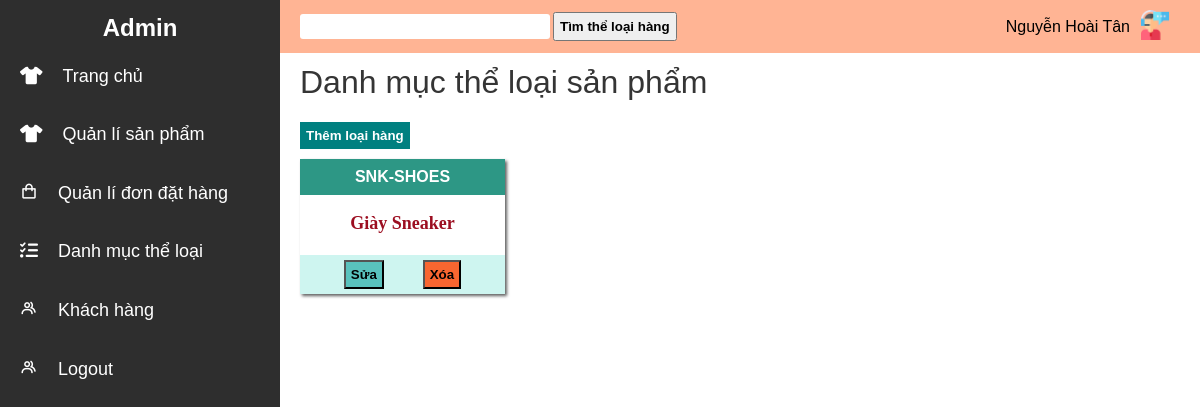
Page /Admin/controller/category/category.php (signed in) on the committed database.
### tables this page shows
CREATE TABLE `nhanvien` (
  `MSNV` varchar(50) NOT NULL,
  `HoTenNV` varchar(255) NOT NULL,
  `ChucVu` varchar(255) NOT NULL,
  `DiaChi` varchar(255) NOT NULL,
  `SoDienThoai` varchar(11) NOT NULL,
  `TKhoan` varchar(16) DEFAULT NULL
);

CREATE TABLE `loaihanghoa` (
  `MaLoaiHang` varchar(10) NOT NULL,
  `TenLoaiHang` varchar(255) NOT NULL
);

### Admin/controller/connectDb.php (called while the page is built, shortened)
<?php
    global $conn;
    function getAllCategories(){
        global $conn;
        $sql="SELECT *FROM loaihanghoa";
        $data = mysqli_query($conn,$sql);
        $result=array();
        if($data && $data->num_rows>0){
            while($row = mysqli_fetch_assoc($data)){
                $result[] = $row;
            }
        }
        return $result;
    }
    function GetFullInfoAdmin($adminname){
        global $conn;
        $sql = "SELECT * FROM nhanvien WHERE TKhoan='$adminname'";
        $data = mysqli_query($conn,$sql);
        $result = array();
        if($data && mysqli_num_rows($data)>0){
            $row = mysqli_fetch_assoc($data);
            $result = $row;
        }
        return $result;
    }
?>

### Admin/controller/category/category.php (the view, shortened to what this page needs)
<?php
    require ("../connectDb.php");
    $categories=getAllCategories();
     if(isset($_SESSION['admin'])){
         $adminname = $_SESSION['admin'];
         $admininfo = getFullInfoAdmin($adminname);
     }
     else{
         header("location:login.php");
     }
?>
<!DOCTYPE html>
<html lang="en">
<head>
    <link rel="stylesheet" href="https://cdnjs.cloudflare.com/ajax/libs/font-awesome/6.0.0-beta2/css/all.min.css"
 />
    <link rel="stylesheet"
        href="https://cdn.jsdelivr.net/npm/boxicons@latest/css/boxicons.min.css">
    <link rel="stylesheet" href="../../assets/base.css">
    <link rel="stylesheet" href="../../assets/styles.css">
</head>
<body>
    <div class="container row">
        <div class="navbar--side">
            <div class="navbar-side-container">
                <h2>Admin</h2>
                <ul class="navbar--list">
                    <li class="navbar--items">
                        <a href="../../index.php" class="nav-items-link"><i class="fas fa-tshirt product-logo"></i>Trang chủ</a>
                    </li>
                    <li class="navbar--items">
                        <a href="../product/listProduct.php" class="nav-items-link"><i class="fas fa-tshirt product-logo"></i>Quản lí sản phẩm</a>
                    </li>
                    <li class="navbar--items">
                        <a href="../order/listOrder.php"class="nav-items-link"><i class='bx bx-shopping-bag'></i>Quản lí đơn đặt hàng</a>
                    </li>
                    <li class="navbar--items">
                        <a href="../category/category.php"class="nav-items-link"><i class="fas fa-tasks"></i>Danh mục thể loại</a>
                    </li>
                    <li class="navbar--items">
                        <a href="../customer/listCustomer.php"class="nav-items-link"><i class='bx bx-group'></i>Khách hàng</a>
                    </li>
                    <?php if(!empty($_SESSION['admin']) && isset($_SESSION['admin'])) {?>
                    <li class="navbar--items">
                        <a href="../../logout.php"class="nav-items-link"><i class='bx bx-group'></i>Logout</a>
                    </li>
                    <?php }else { ?>
                    <li class="navbar--items">
                        <a href="../../login.php"class="nav-items-link"><i class='bx bx-group'></i>Login</a>
                    </li>
                    <?php } ?>
                </ul>
            </div>
    </div>
    <div class="wrapper">
        <div class="top--wrapper">
            <div class="navbar--top">
                <div class="navbar--top__search">
                    <input type="text" name="search" id="search">
                    <button class="btn btn--search">Tìm thể loại hàng</button>
                </div>
                <div class="navbar--top__admin">
                    <?php if(!empty($admininfo)) { ?>
                        <p><?php echo $admininfo['HoTenNV'] ?></p>
                    <?php  } else{ ?>
                        <p>Nguyen Hoai Tan</p>
                    <?php  } ?>
                    <div class="wrapper_avtadmin">
                        <img src="../../image/background/admin.png" class="avtadmin"alt="">
                    </div>
                </div>
            </div>
        </div>
        <div class="main-wrapper">
            <h1 class="title--category title-style">Danh mục thể loại sản phẩm</h1>
            <button class="btn btn__add add-category modal-open" data-modal="modal-add">Thêm loại hàng</button>
            <div class="main-wrapper__category grid grid-category row-justify-start">
                <?php foreach($categories as $item) { ?>
                <div class="category--content">
                    <div class="id-category"><?php echo $item['MaLoaiHang'] ?></div>
                    <div class="name-category"><p><?php echo $item['TenLoaiHang'] ?></p></div>
                    <div class="function-category">
                    <div class="row-justify-between">
                        <button class="btn btn__edit edit_category modal-open" data-modal="modal-edit"
                                id-item='<?php echo $item['MaLoaiHang'] ?>' name-item='<?php echo $item['TenLoaiHang'] ?>'>Sửa</button>
                        <form action="category.php" method="GET">
                            <input type="submit" name="delCategory" value="Xóa" class="btn btn__delete">
                        </form>
                    </div>
                    </div>
                </div>
                <?php } ?>
            </div>
        </div>
    </div>
    </div>
</body>
</html>

### Admin/assets/base.css (style rules this page uses)
:root { --white-color: #fff; --black-color: #000; --brand-color: rgb(255, 255, 255); --footer-fontcolor: rgba(248, 248, 248,0.9); --footer-menu_li: rgb(159, 154, 168); --header-color: #f2a936; }
* { box-sizing: border-box; }
html { font-size: 100%; line-height: 16px; font-family: sans-serif; }
body { margin: 0; }
.grid { display: grid; }
img { width: 100%; }

### Admin/assets/styles.css (style rules this page uses)
body { margin: 0; }
* { padding: 0; }
.row { display: flex; flex-wrap: wrap; }
.navbar--side { max-width: 300px; min-width: 280px; height: 100vh; }
.navbar-side-container { background-color: #2e2e2e; height: 100%; }
.navbar-side-container h2 { padding: 20px; color: white; font-weight: 800; font-family:Verdana, Geneva, Tahoma, sans-serif; margin: 0 auto; text-align: center; }
.navbar-side-container ul { margin: 0; color: white; list-style-type: none; }
.navbar-side-container a { text-decoration: none; color: white; }
.navbar--list { padding: 0; }
.nav-items-link { display: block; font-size: 18px; padding: 10px 20px 10px; transition: ease-in-out 0.3s; }
li i { margin-right: 20px; }
li + li { margin-top: 20px; }
.container { max-width: 100%; margin: 0; padding: 0; }
.wrapper { flex-grow: 1; background-color: rgb(255, 255, 255); overflow: scroll; max-height: 100vh; width: 50%; }
.top--wrapper { background-color: rgb(255 180 148); }
.main-wrapper { padding: 0 20px 0; }
.navbar--top { display: flex; justify-content: space-between; align-items: center; padding: 0 20px 0; }
.navbar--top__search { width: 390px; height: 30px; display: flex; align-items: center; }
.navbar--top__search input { width: 250px; margin: 0 3px 0 0; padding: 5px; outline: none; border-radius: 3px; border: none; }
.navbar--top__admin { display: flex; align-items: center; }
.btn { text-decoration: none; outline: none; padding: 5px; font-weight: 600; cursor: pointer; }
.btn__edit { background-color: rgb(89, 194, 189); }
.btn__delete { background-color: rgb(248, 102, 48); }
.btn__add { background-color: teal; outline: none; border: none; padding: 6px; margin: 10px auto 10px; text-align: center; }
.title-style { font-weight: 500; color: rgb(53, 53, 53); }
.add-category { color: white; }
.row-justify-start { justify-content: start; }
.row-justify-between { display: flex; justify-content: space-evenly; }
.category--content { background-color: cornsilk; width: 205px; box-shadow: 2px 2px 3px rgba(0, 0, 0, 0.63); position: relative; }
.id-category { background-color: rgb(45, 151, 133); color: white; padding: 10px; font-weight: 600; text-align: center; }
.name-category { background-color: white; min-height: 60px; text-align:center; padding: 20px; }
.name-category p { margin: 0; display: block; font-size: 18px; font-weight: 600; color: rgb(156, 14, 33); font-family:Cambria, Cochin, Georgia, Times, 'Times New Roman', serif; }
.function-category { background-color: rgb(206, 245, 240); text-align: center; padding: 5px; }
.grid-category { grid-template-columns: auto auto auto auto auto; grid-gap: 20px 40px; }
img { max-width: 100%; }
.wrapper_avtadmin { width: 50px; padding: 10px; }
.avtadmin { width: 100%; }

### rows in the picture
nhanvien: HoTenNV "Nguyễn Hoài Tân"
loaihanghoa: MaLoaiHang "SNK-SHOES", TenLoaiHang "Giày Sneaker"
